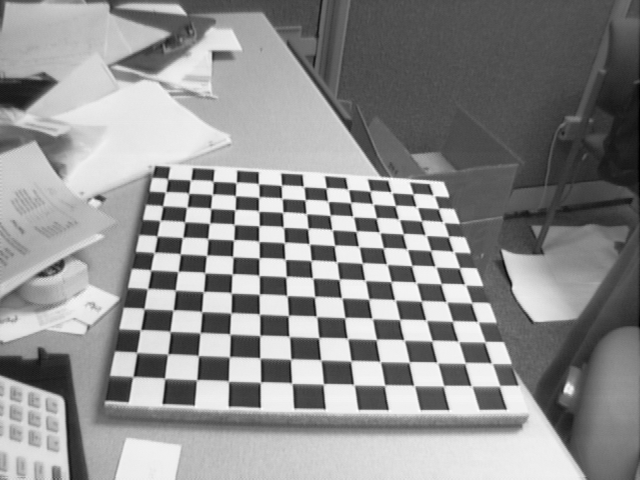
#> input picture week_7/Resources/Image1.tif, 640 x 480 px; its folder holds 5 pictures in this run; the run also reads 1 picture not shown here
$ python q1.py
#> lines starting #> are read from the running program, lines starting #| are printed output that depends on the picture; after the words box and inside, x2 and y2 are one past the last pixel; in counts of white or black regions, pixels touching at a corner belong together
import cv2
import numpy as np
import glob
checkerboard=(12,12)
criteria=(cv2.TERM_CRITERIA_EPS +cv2.TERM_CRITERIA_MAX_ITER, 50, 0.0001)

objpoints=[]
imgpoints=[]

objp=np.zeros((1,checkerboard[0]*checkerboard[1],3), np.float32)
objp[0, :, :2]=np.mgrid[0:checkerboard[0], 0:checkerboard[1]].T.reshape(-1,2)
print(objp)
prev_img_shape=None

images=glob.glob('Resources/*.tif')

for fname in images:
    print(fname)
    img=cv2.imread(fname)
#> img is the input picture: shape (480, 640, 3); min 1, max 254, mean 142.9
    #cv2.imshow('img', img)
    #cv2.waitKey(0)
    gray=cv2.cvtColor(img, cv2.COLOR_BGR2GRAY)
    ret, corners=cv2.findChessboardCorners(gray, checkerboard, cv2.CALIB_CB_ADAPTIVE_THRESH+cv2.CALIB_CB_FAST_CHECK+cv2.CALIB_CB_NORMALIZE_IMAGE)
#> ret = True; corners = 144 rows, first 8: [167.6, 178.8], [190.9, 179.8], [213.4, 182], [236.1, 182.7], [258.3, 183.7], [281.2, 185.8], [303.1, 186.5], [326.2, 187.8]
    if ret==True:
        objpoints.append(objp)
        #corners=cv2.cornersSubPix(gray, corners, (11,11), (-1,-1), criteria)
        imgpoints.append(corners)
        img=cv2.drawChessboardCorners(img, checkerboard, corners, ret)
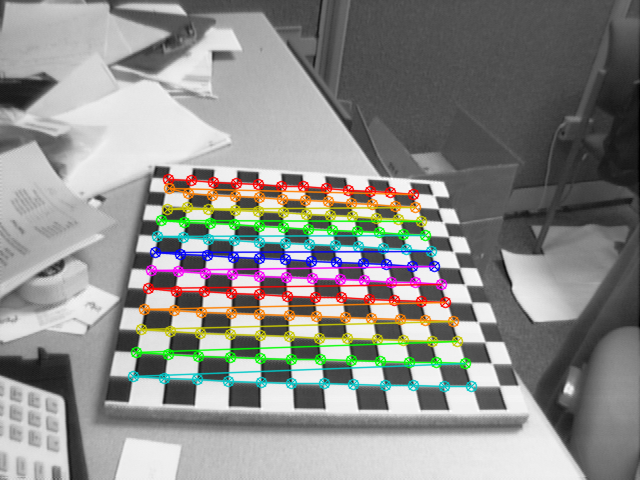
#> img: shape (480, 640, 3); 9.41% of pixels changed, all inside (x1, y1, x2, y2) = (127, 173, 478, 393)
    cv2.imshow('img', img)
    cv2.waitKey(0)
#> pass 2 of the loop `for fname in images:`:
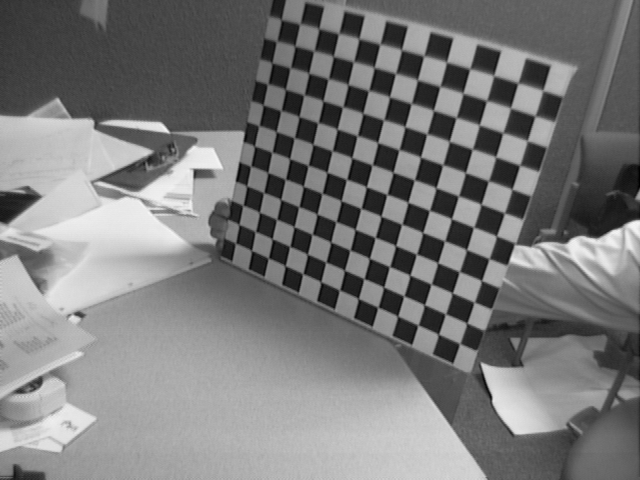
#> input picture week_7/Resources/Image10.tif, 640 x 480 px
#> img is the input picture: shape (480, 640, 3); min 1, max 246, mean 122.3
#> corners = 144 rows, first 8: [299.2, 24.91], [318.6, 29.14], [337.9, 34.58], [358.7, 39.37], [380, 43.5], [401.4, 50.77], [423.5, 55.5], [446.3, 62.81]
#> `img=cv2.drawChessboardCorners(img, checkerboard, corners, ret)`:
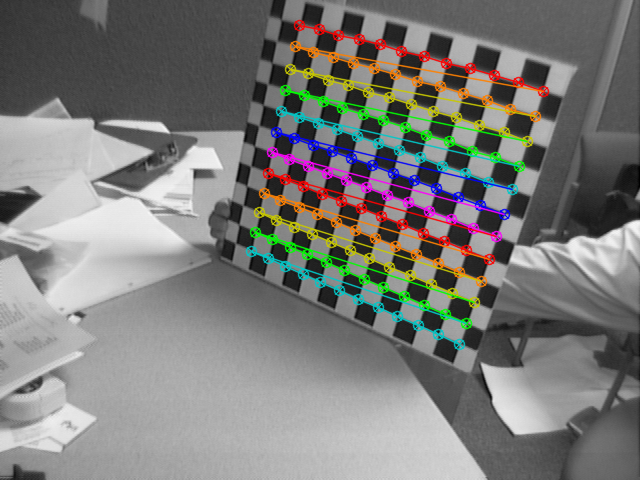
#> img: shape (480, 640, 3); 8.49% of pixels changed, all inside (x1, y1, x2, y2) = (245, 19, 550, 351)
#> pass 3 of the loop `for fname in images:`:
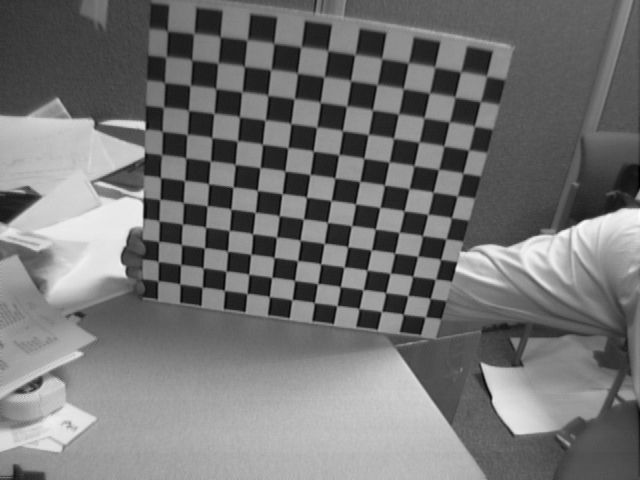
#> input picture week_7/Resources/Image11.tif, 640 x 480 px
#> img is the input picture: shape (480, 640, 3); min 1, max 254, mean 116.2
#> corners = 144 rows, first 8: [179.7, 283.8], [180.6, 264.9], [181.4, 244.7], [182.4, 224.1], [183.3, 202.7], [184.6, 180.8], [185.7, 158.3], [186.8, 135]
#> `img=cv2.drawChessboardCorners(img, checkerboard, corners, ret)`:
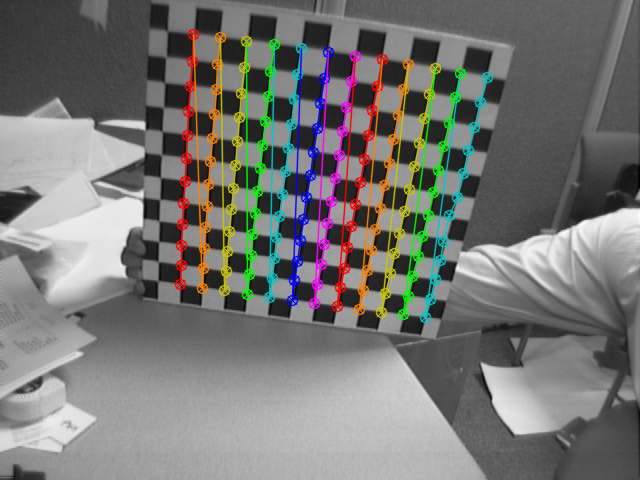
#> img: shape (480, 640, 3); 8.95% of pixels changed, all inside (x1, y1, x2, y2) = (174, 28, 494, 324)
#> the loop made 5 passes; the first 3 are shown
cv2.destroyAllWindows()
h,w=img.shape[:2]
#> h = 480; w = 640

ret, camera_matrix, distortion_matrix, rvec, tvec=cv2.calibrateCamera(objpoints, imgpoints, gray.shape[::-1], None,None)
print('Camera matrix:')
print(camera_matrix)
print('Distortion:')
print(distortion_matrix)
print('rvecs:')
print(rvec)
print('tvecs:')
print(tvec)


img=cv2.imread('resources/Image11.tif')
h,w=img.shape[:2]
new_matrix, roi =cv2.getOptimalNewCameraMatrix(camera_matrix, distortion_matrix, (w,h) , 1, (w,h))
dst=cv2.undistort(img, camera_matrix, distortion_matrix, None, new_matrix)
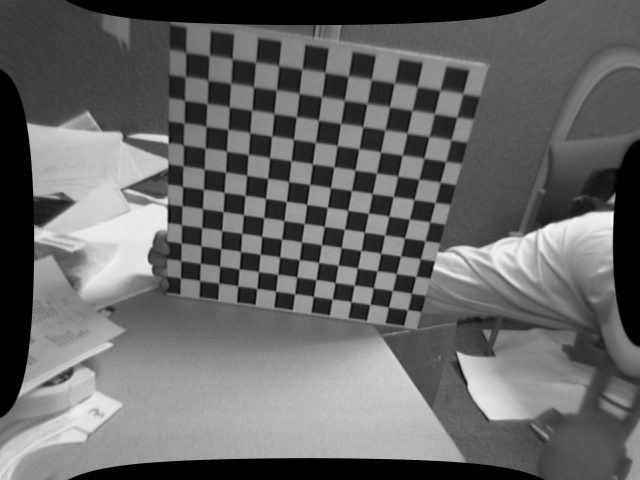
#> dst: shape (480, 640, 3); min 0, max 252, mean 103.4
x,y,w,h=roi
#dst=dst[y:y+h, w:w+h]
cv2.imshow('reprojected', dst)
cv2.waitKey(0)
cv2.destroyAllWindows()
